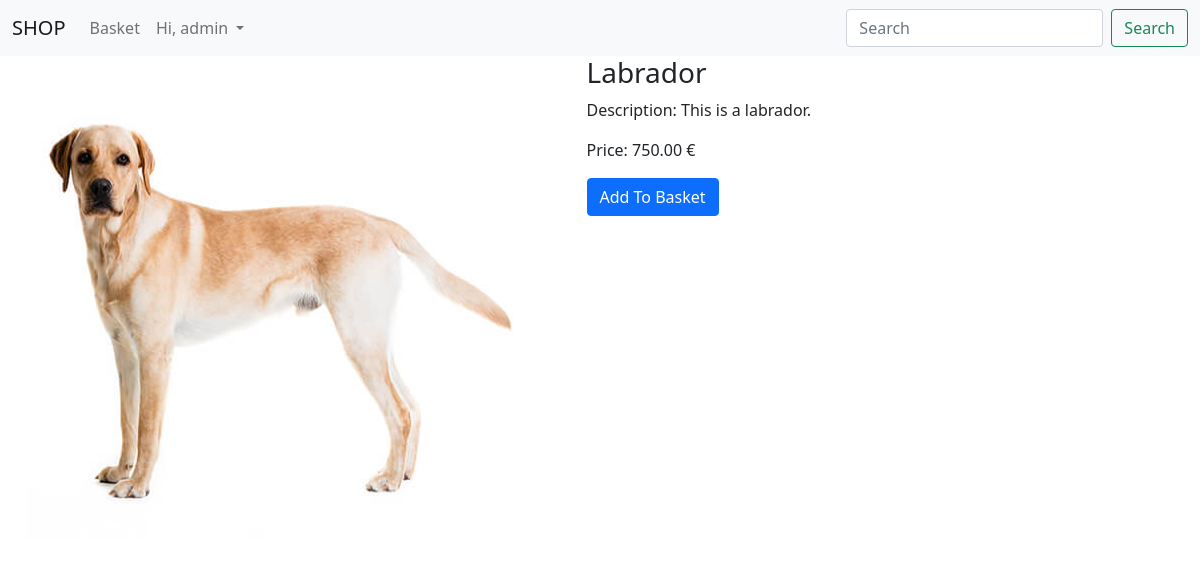
The page /product/4 (signed in) on the database its author committed.
### duarteshop/models.py (models this page shows)
class APIUser(AbstractUser):
    pass

class Product(models.Model):
    id = models.IntegerField(primary_key=True)
    name = models.TextField()
    description = models.TextField(null=True)
    price = models.DecimalField(max_digits=6, decimal_places=2, default=0.0)
    image = models.FileField(upload_to='products', null=True)
    isOnSale = models.BooleanField(default=False)
    isInStock = models.BooleanField(default=True)

### duarteshop/views.py (the view)
# urls.py: path('product/<int:prodId>', views.product_individual, name="product_individual"),
def product_individual(request, prodId):
    product = Product.objects.get(id=prodId)
    return render(request, 'product_individual.html', {'product': product})

### duarteshop/templates/product_individual.html (shortened to what this page needs)
{%  extends "base.html" %}
{%  block content %}
    <div class="row">
        <div class="container col-5 md-3">
            <img src="{{ product.image.url }}" alt="{{p.name}}" height="500px" width="500px" />
        </div>
        <div class="container col-6 md-3">
            <h3>{{product.name}}</h3>
            <p>Description: {{product.description}}</p>
            <p>Price: {{product.price}} €</p>
            <a href="/addbasket/{{product.id}}" class="btn btn-primary">Add To Basket</a>
        </div>
    </div>
{%  endblock %}

### duarteshop/templates/base.html (shortened to what this page needs)
<!DOCTYPE html>
<html lang="en">
<head>
    <link rel="stylesheet" href="https://cdn.jsdelivr.net/npm/bootstrap@5.1.3/dist/css/bootstrap.min.css">
</head>
<body>
    <nav class="navbar navbar-expand-lg navbar-light bg-light">
        <div class="container-fluid">
          <a class="navbar-brand" href="/">SHOP</a>
          <div class="collapse navbar-collapse" id="navbarSupportedContent">
            <ul class="navbar-nav me-auto mb-2 mb-lg-0">
              {% if user.is_authenticated %}
                <li class="nav-item">
                  <a class="nav-link" href="/basket">Basket</a>
                </li>
              {% endif %}
              <li class="nav-item dropdown">
                <a class="nav-link dropdown-toggle" href="#" id="navbarDropdown" role="button" data-bs-toggle="dropdown" aria-expanded="false">
                  {% if user.is_authenticated %} Hi, {{user.username}} {% else %} Your Account {% endif %}
                </a>
              </li>
            </ul>
            <form class="d-flex">
              <input class="form-control me-2" type="search" placeholder="Search" aria-label="Search">
              <button class="btn btn-outline-success" type="submit">Search</button>
            </form>
          </div>
        </div>
      </nav>
    {% block content %}
    {% endblock %}
</body>
</html>

### rows shown on the page
APIUser: username "admin"
Product: image (picture), name "Labrador", description "This is a labrador.", price "750.00"
